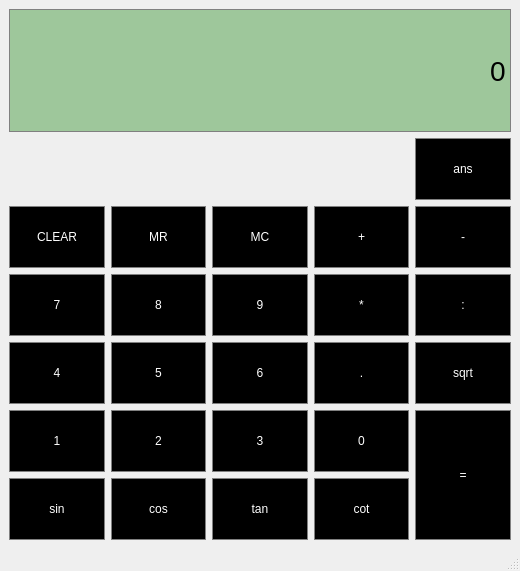
<?xml version="1.0" encoding="UTF-8"?>
<ui version="4.0">
 <class>Calculator</class>
 <widget class="QMainWindow" name="Calculator">
  <property name="geometry">
   <rect>
    <x>0</x>
    <y>0</y>
    <width>520</width>
    <height>571</height>
   </rect>
  </property>
  <property name="windowTitle">
   <string>Calculator</string>
  </property>
  <property name="styleSheet">
   <string notr="true">#Display{
	height: 100px;
	width: 500px;
}

QLineEdit{
	background-color: rgb(158, 199, 155);
	border: 1px solid gray;
	color: rgb(0, 0, 0);
}

QPushButton{
	background-color: rgb(0, 0, 0);
	border: 1px solid gray;
	color: rgb(255, 255, 255);
	height: 60px;
}

#Button_Equal{
	height: 120px;
}

QPushButton:hover{
	background-color: rgb(100, 100, 100);
	border: 1px white;
	color: rgb(255, 255, 255);
}

QPushButton:pressed{
	background-color: rgb(255, 0, 0);
	border: 1px solid dark gray;
	color: rgb(0, 0, 0);
}</string>
  </property>
  <widget class="QWidget" name="centralwidget">
   <layout class="QGridLayout" name="gridLayout">
    <item row="3" column="4">
     <widget class="QPushButton" name="Button_Divide">
      <property name="sizePolicy">
       <sizepolicy hsizetype="Preferred" vsizetype="Preferred">
        <horstretch>0</horstretch>
        <verstretch>0</verstretch>
       </sizepolicy>
      </property>
      <property name="autoFillBackground">
       <bool>false</bool>
      </property>
      <property name="styleSheet">
       <string notr="true"/>
      </property>
      <property name="text">
       <string>:</string>
      </property>
     </widget>
    </item>
    <item row="5" column="1">
     <widget class="QPushButton" name="Button_2">
      <property name="sizePolicy">
       <sizepolicy hsizetype="Preferred" vsizetype="Preferred">
        <horstretch>0</horstretch>
        <verstretch>0</verstretch>
       </sizepolicy>
      </property>
      <property name="autoFillBackground">
       <bool>false</bool>
      </property>
      <property name="styleSheet">
       <string notr="true"/>
      </property>
      <property name="text">
       <string>2</string>
      </property>
     </widget>
    </item>
    <item row="2" column="4">
     <widget class="QPushButton" name="Button_Subtract">
      <property name="sizePolicy">
       <sizepolicy hsizetype="Preferred" vsizetype="Preferred">
        <horstretch>0</horstretch>
        <verstretch>0</verstretch>
       </sizepolicy>
      </property>
      <property name="autoFillBackground">
       <bool>false</bool>
      </property>
      <property name="styleSheet">
       <string notr="true"/>
      </property>
      <property name="text">
       <string>-</string>
      </property>
     </widget>
    </item>
    <item row="6" column="2">
     <widget class="QPushButton" name="Button_Tan">
      <property name="text">
       <string>tan</string>
      </property>
     </widget>
    </item>
    <item row="5" column="4" rowspan="2">
     <widget class="QPushButton" name="Button_Equal">
      <property name="sizePolicy">
       <sizepolicy hsizetype="Preferred" vsizetype="Preferred">
        <horstretch>0</horstretch>
        <verstretch>0</verstretch>
       </sizepolicy>
      </property>
      <property name="autoFillBackground">
       <bool>false</bool>
      </property>
      <property name="styleSheet">
       <string notr="true"/>
      </property>
      <property name="text">
       <string>=</string>
      </property>
     </widget>
    </item>
    <item row="5" column="2">
     <widget class="QPushButton" name="Button_3">
      <property name="sizePolicy">
       <sizepolicy hsizetype="Preferred" vsizetype="Preferred">
        <horstretch>0</horstretch>
        <verstretch>0</verstretch>
       </sizepolicy>
      </property>
      <property name="autoFillBackground">
       <bool>false</bool>
      </property>
      <property name="styleSheet">
       <string notr="true"/>
      </property>
      <property name="text">
       <string>3</string>
      </property>
     </widget>
    </item>
    <item row="4" column="3">
     <widget class="QPushButton" name="Button_Point">
      <property name="sizePolicy">
       <sizepolicy hsizetype="Preferred" vsizetype="Preferred">
        <horstretch>0</horstretch>
        <verstretch>0</verstretch>
       </sizepolicy>
      </property>
      <property name="autoFillBackground">
       <bool>false</bool>
      </property>
      <property name="styleSheet">
       <string notr="true"/>
      </property>
      <property name="text">
       <string>.</string>
      </property>
     </widget>
    </item>
    <item row="4" column="2">
     <widget class="QPushButton" name="Button_6">
      <property name="sizePolicy">
       <sizepolicy hsizetype="Preferred" vsizetype="Preferred">
        <horstretch>0</horstretch>
        <verstretch>0</verstretch>
       </sizepolicy>
      </property>
      <property name="autoFillBackground">
       <bool>false</bool>
      </property>
      <property name="styleSheet">
       <string notr="true"/>
      </property>
      <property name="text">
       <string>6</string>
      </property>
     </widget>
    </item>
    <item row="3" column="0">
     <widget class="QPushButton" name="Button_7">
      <property name="sizePolicy">
       <sizepolicy hsizetype="Preferred" vsizetype="Preferred">
        <horstretch>0</horstretch>
        <verstretch>0</verstretch>
       </sizepolicy>
      </property>
      <property name="autoFillBackground">
       <bool>false</bool>
      </property>
      <property name="styleSheet">
       <string notr="true"/>
      </property>
      <property name="text">
       <string>7</string>
      </property>
     </widget>
    </item>
    <item row="6" column="3">
     <widget class="QPushButton" name="Button_Cot">
      <property name="text">
       <string>cot</string>
      </property>
     </widget>
    </item>
    <item row="2" column="1">
     <widget class="QPushButton" name="Button_MR">
      <property name="sizePolicy">
       <sizepolicy hsizetype="Preferred" vsizetype="Preferred">
        <horstretch>0</horstretch>
        <verstretch>0</verstretch>
       </sizepolicy>
      </property>
      <property name="autoFillBackground">
       <bool>false</bool>
      </property>
      <property name="styleSheet">
       <string notr="true"/>
      </property>
      <property name="text">
       <string>MR</string>
      </property>
     </widget>
    </item>
    <item row="3" column="3">
     <widget class="QPushButton" name="Button_Multiply">
      <property name="sizePolicy">
       <sizepolicy hsizetype="Preferred" vsizetype="Preferred">
        <horstretch>0</horstretch>
        <verstretch>0</verstretch>
       </sizepolicy>
      </property>
      <property name="autoFillBackground">
       <bool>false</bool>
      </property>
      <property name="styleSheet">
       <string notr="true"/>
      </property>
      <property name="text">
       <string>*</string>
      </property>
     </widget>
    </item>
    <item row="6" column="1">
     <widget class="QPushButton" name="Button_Cos">
      <property name="text">
       <string>cos</string>
      </property>
     </widget>
    </item>
    <item row="3" column="1">
     <widget class="QPushButton" name="Button_8">
      <property name="sizePolicy">
       <sizepolicy hsizetype="Preferred" vsizetype="Preferred">
        <horstretch>0</horstretch>
        <verstretch>0</verstretch>
       </sizepolicy>
      </property>
      <property name="autoFillBackground">
       <bool>false</bool>
      </property>
      <property name="styleSheet">
       <string notr="true"/>
      </property>
      <property name="text">
       <string>8</string>
      </property>
     </widget>
    </item>
    <item row="2" column="0">
     <widget class="QPushButton" name="Button_CLEAR">
      <property name="sizePolicy">
       <sizepolicy hsizetype="Preferred" vsizetype="Preferred">
        <horstretch>0</horstretch>
        <verstretch>0</verstretch>
       </sizepolicy>
      </property>
      <property name="acceptDrops">
       <bool>false</bool>
      </property>
      <property name="autoFillBackground">
       <bool>false</bool>
      </property>
      <property name="styleSheet">
       <string notr="true"/>
      </property>
      <property name="text">
       <string>CLEAR</string>
      </property>
      <property name="default">
       <bool>false</bool>
      </property>
      <property name="flat">
       <bool>false</bool>
      </property>
     </widget>
    </item>
    <item row="4" column="1">
     <widget class="QPushButton" name="Button_5">
      <property name="sizePolicy">
       <sizepolicy hsizetype="Preferred" vsizetype="Preferred">
        <horstretch>0</horstretch>
        <verstretch>0</verstretch>
       </sizepolicy>
      </property>
      <property name="autoFillBackground">
       <bool>false</bool>
      </property>
      <property name="styleSheet">
       <string notr="true"/>
      </property>
      <property name="text">
       <string>5</string>
      </property>
     </widget>
    </item>
    <item row="2" column="2">
     <widget class="QPushButton" name="Button_MC">
      <property name="sizePolicy">
       <sizepolicy hsizetype="Preferred" vsizetype="Preferred">
        <horstretch>0</horstretch>
        <verstretch>0</verstretch>
       </sizepolicy>
      </property>
      <property name="autoFillBackground">
       <bool>false</bool>
      </property>
      <property name="styleSheet">
       <string notr="true"/>
      </property>
      <property name="text">
       <string>MC</string>
      </property>
     </widget>
    </item>
    <item row="5" column="0">
     <widget class="QPushButton" name="Button_1">
      <property name="sizePolicy">
       <sizepolicy hsizetype="Preferred" vsizetype="Preferred">
        <horstretch>0</horstretch>
        <verstretch>0</verstretch>
       </sizepolicy>
      </property>
      <property name="autoFillBackground">
       <bool>false</bool>
      </property>
      <property name="styleSheet">
       <string notr="true"/>
      </property>
      <property name="text">
       <string>1</string>
      </property>
     </widget>
    </item>
    <item row="5" column="3">
     <widget class="QPushButton" name="Button_0">
      <property name="sizePolicy">
       <sizepolicy hsizetype="Preferred" vsizetype="Preferred">
        <horstretch>0</horstretch>
        <verstretch>0</verstretch>
       </sizepolicy>
      </property>
      <property name="autoFillBackground">
       <bool>false</bool>
      </property>
      <property name="styleSheet">
       <string notr="true"/>
      </property>
      <property name="text">
       <string>0</string>
      </property>
     </widget>
    </item>
    <item row="2" column="3">
     <widget class="QPushButton" name="Button_Add">
      <property name="sizePolicy">
       <sizepolicy hsizetype="Preferred" vsizetype="Preferred">
        <horstretch>0</horstretch>
        <verstretch>0</verstretch>
       </sizepolicy>
      </property>
      <property name="autoFillBackground">
       <bool>false</bool>
      </property>
      <property name="styleSheet">
       <string notr="true"/>
      </property>
      <property name="text">
       <string>+</string>
      </property>
     </widget>
    </item>
    <item row="4" column="4">
     <widget class="QPushButton" name="Button_Sqrt">
      <property name="text">
       <string>sqrt</string>
      </property>
     </widget>
    </item>
    <item row="6" column="0">
     <widget class="QPushButton" name="Button_Sin">
      <property name="text">
       <string>sin</string>
      </property>
     </widget>
    </item>
    <item row="3" column="2">
     <widget class="QPushButton" name="Button_9">
      <property name="sizePolicy">
       <sizepolicy hsizetype="Preferred" vsizetype="Preferred">
        <horstretch>0</horstretch>
        <verstretch>0</verstretch>
       </sizepolicy>
      </property>
      <property name="autoFillBackground">
       <bool>false</bool>
      </property>
      <property name="styleSheet">
       <string notr="true"/>
      </property>
      <property name="text">
       <string>9</string>
      </property>
     </widget>
    </item>
    <item row="0" column="0" colspan="5">
     <widget class="QLineEdit" name="Display">
      <property name="sizePolicy">
       <sizepolicy hsizetype="Preferred" vsizetype="Expanding">
        <horstretch>0</horstretch>
        <verstretch>0</verstretch>
       </sizepolicy>
      </property>
      <property name="font">
       <font>
        <pointsize>21</pointsize>
       </font>
      </property>
      <property name="styleSheet">
       <string notr="true"/>
      </property>
      <property name="text">
       <string>0</string>
      </property>
      <property name="alignment">
       <set>Qt::AlignRight|Qt::AlignTrailing|Qt::AlignVCenter</set>
      </property>
     </widget>
    </item>
    <item row="4" column="0">
     <widget class="QPushButton" name="Button_4">
      <property name="sizePolicy">
       <sizepolicy hsizetype="Preferred" vsizetype="Preferred">
        <horstretch>0</horstretch>
        <verstretch>0</verstretch>
       </sizepolicy>
      </property>
      <property name="autoFillBackground">
       <bool>false</bool>
      </property>
      <property name="styleSheet">
       <string notr="true"/>
      </property>
      <property name="text">
       <string>4</string>
      </property>
     </widget>
    </item>
    <item row="1" column="4">
     <widget class="QPushButton" name="Button_Ans">
      <property name="text">
       <string>ans</string>
      </property>
     </widget>
    </item>
   </layout>
  </widget>
  <widget class="QMenuBar" name="menubar">
   <property name="geometry">
    <rect>
     <x>0</x>
     <y>0</y>
     <width>520</width>
     <height>21</height>
    </rect>
   </property>
  </widget>
  <widget class="QStatusBar" name="statusbar"/>
 </widget>
 <resources/>
 <connections/>
</ui>
